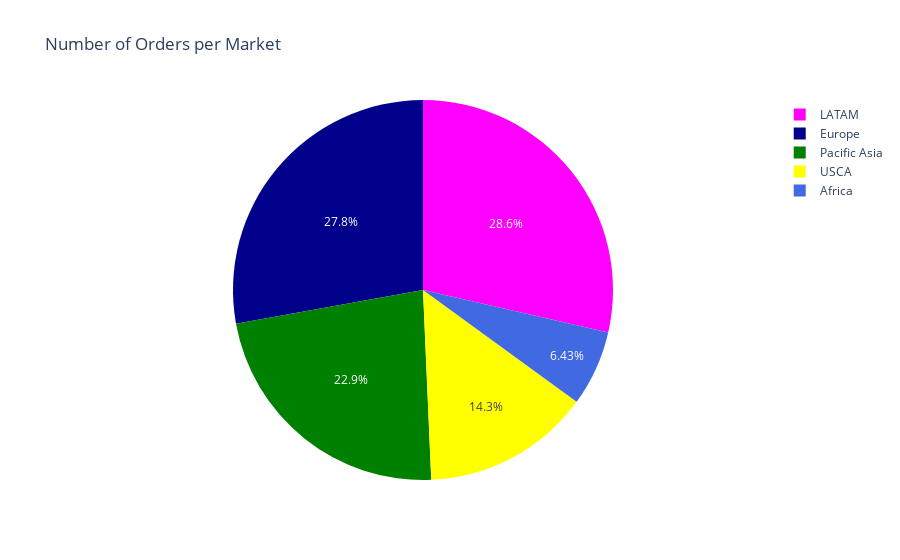

Write notebook code for a chart like this one.
### Code cell
px.pie(data_Market, values='order_item_quantity', names= 'market' , title= 'Number of Orders per Market', 
       color='market',
             color_discrete_map={'Europe':'darkblue',
                                 'LATAM':'magenta',
                                 'Pacific Asia':'green',
                              'USCA':'yellow',
                                'Africa':'royalblue'})

### Figure 1 — Plotly figure (JSON) as saved in the notebook; plotly's stock layout.template omitted (floating-point values rounded to 4 significant figures)
{"data": [{"customdata": [["LATAM"], ["Europe"], ["Pacific Asia"], ["USCA"], ["Africa"]], "domain": {"x": [0, 1], "y": [0, 1]}, "hovertemplate": "market=%{customdata[0]}<br>order_item_quantity=%{value}<extra></extra>", "labels": ["LATAM", "Europe", "Pacific Asia", "USCA", "Africa"], "legendgroup": "", "marker": {"colors": ["magenta", "darkblue", "green", "yellow", "royalblue"]}, "name": "", "showlegend": true, "type": "pie", "values": [51594, 50252, 41260, 25799, 11614]}], "layout": {"legend": {"tracegroupgap": 0}, "title": {"text": "Number of Orders per Market"}}}
